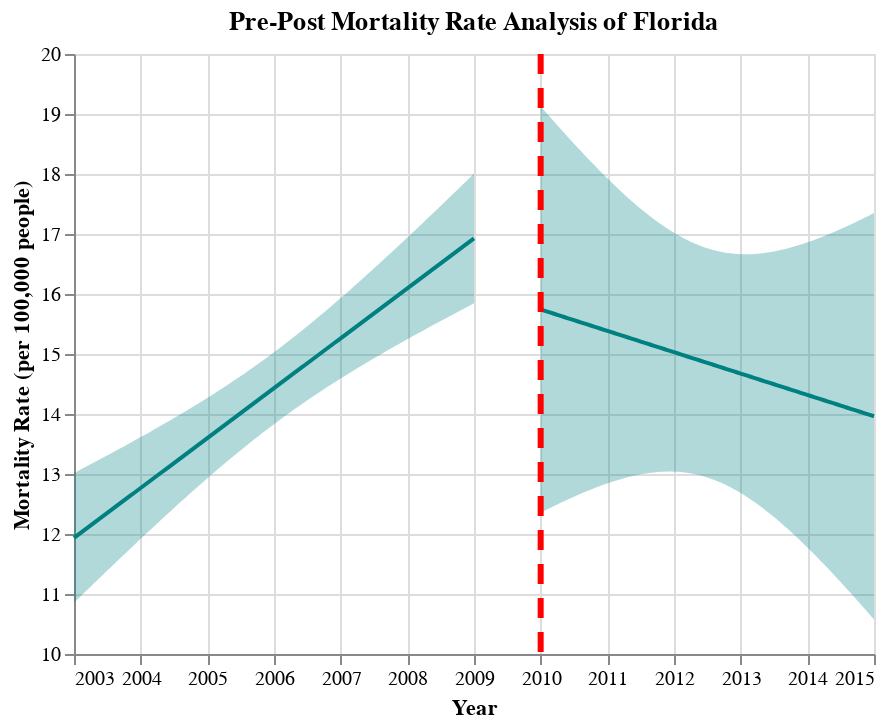

This figure's notebook cell:
### Code cell
## Generate Pre-Post Graphs for FL
fit, reg_chart_pre_FL = get_reg_fit_FL(
    death_data_FL_subset_grouped_pre, 
    yvar="average_deaths_state", 
    xvar="YEAR", 
    alpha=0.05
)
reg_chart_pre_FL

fit, reg_chart_post_FL = get_reg_fit_FL(
    death_data_FL_subset_grouped_post, 
    yvar="average_deaths_state", 
    xvar="YEAR", 
    alpha=0.05
)

## Create line post-policy implementation
line_2010 = alt.Chart(pd.DataFrame({'x': [2010]})).mark_rule(strokeDash=[10, 7], color = "red", strokeWidth=3).encode(x='x')

## Generate final pre-post graph for FL
pre_post_FL = reg_chart_pre_FL + reg_chart_post_FL + line_2010
pre_post_FL.properties(title="Pre-Post Mortality Rate Analysis of Florida")

### Figure 1 — Vega-Lite specification as saved in the notebook (floating-point values rounded to 4 significant figures)
{"config": {"view": {"continuousWidth": 400, "continuousHeight": 300}}, "layer": [{"mark": {"type": "errorband", "color": "teal"}, "encoding": {"x": {"field": "YEAR", "type": "quantitative"}, "y": {"field": "ci_low", "title": "", "type": "quantitative"}, "y2": {"field": "ci_high"}}}, {"mark": {"type": "line", "color": "teal"}, "encoding": {"x": {"axis": {"format": "T", "title": "Year"}, "field": "YEAR", "scale": {"zero": false}, "type": "quantitative"}, "y": {"field": "average_deaths_state", "scale": {"zero": false}, "title": "Mortality Rate (per 100,000 people)", "type": "quantitative"}}}, {"layer": [{"mark": {"type": "errorband", "color": "teal"}, "encoding": {"x": {"field": "YEAR", "type": "quantitative"}, "y": {"field": "ci_low", "title": "", "type": "quantitative"}, "y2": {"field": "ci_high"}}}, {"mark": {"type": "line", "color": "teal"}, "encoding": {"x": {"axis": {"format": "T", "title": "Year"}, "field": "YEAR", "scale": {"zero": false}, "type": "quantitative"}, "y": {"field": "average_deaths_state", "scale": {"zero": false}, "title": "Mortality Rate (per 100,000 people)", "type": "quantitative"}}}], "data": {"name": "data-a27660eb7bcb471c7d4d3f3e427fc8f0"}}, {"data": {"name": "data-c6a99109c809d7b1b46dbbb9b2adf5d2"}, "mark": {"type": "rule", "color": "red", "strokeDash": [10, 7], "strokeWidth": 3}, "encoding": {"x": {"field": "x", "type": "quantitative"}}}], "data": {"name": "data-9278f74356bc19846492eb199d1b339c"}, "title": "Pre-Post Mortality Rate Analysis of Florida", "$schema": "https://vega.github.io/schema/vega-lite/v4.17.0.json", "datasets": {"data-9278f74356bc19846492eb199d1b339c": [{"YEAR": 2003.0, "average_deaths_state": 11.94, "ci_low": 10.85, "ci_high": 13.02}, {"YEAR": 2003.0, "average_deaths_state": 11.98, "ci_low": 10.92, "ci_high": 13.05}, {"YEAR": 2003.0, "average_deaths_state": 12.03, "ci_low": 10.98, "ci_high": 13.09}, {"YEAR": 2003.0, "average_deaths_state": 12.08, "ci_low": 11.05, "ci_high": 13.12}, {"YEAR": 2003.0, "average_deaths_state": 12.13, "ci_low": 11.11, "ci_high": 13.16}, {"YEAR": 2003.0, "average_deaths_state": 12.18, "ci_low": 11.18, "ci_high": 13.19}, {"YEAR": 2003.0, "average_deaths_state": 12.23, "ci_low": 11.24, "ci_high": 13.23}, {"YEAR": 2003.0, "average_deaths_state": 12.28, "ci_low": 11.31, "ci_high": 13.26}, {"YEAR": 2003.0, "average_deaths_state": 12.33, "ci_low": 11.37, "ci_high": 13.3}, {"YEAR": 2004.0, "average_deaths_state": 12.38, "ci_low": 11.43, "ci_high": 13.33}, {"YEAR": 2004.0, "average_deaths_state": 12.43, "ci_low": 11.5, "ci_high": 13.37}, {"YEAR": 2004.0, "average_deaths_state": 12.48, "ci_low": 11.56, "ci_high": 13.41}, {"YEAR": 2004.0, "average_deaths_state": 12.53, "ci_low": 11.62, "ci_high": 13.44}, {"YEAR": 2004.0, "average_deaths_state": 12.58, "ci_low": 11.69, "ci_high": 13.48}, {"YEAR": 2004.0, "average_deaths_state": 12.63, "ci_low": 11.75, "ci_high": 13.52}, {"YEAR": 2004.0, "average_deaths_state": 12.68, "ci_low": 11.81, "ci_high": 13.55}, {"YEAR": 2004.0, "average_deaths_state": 12.73, "ci_low": 11.88, "ci_high": 13.59}, {"YEAR": 2004.0, "average_deaths_state": 12.78, "ci_low": 11.94, "ci_high": 13.63}, {"YEAR": 2004.0, "average_deaths_state": 12.83, "ci_low": 12.0, "ci_high": 13.66}, {"YEAR": 2004.0, "average_deaths_state": 12.88, "ci_low": 12.06, "ci_high": 13.7}, {"YEAR": 2004.0, "average_deaths_state": 12.93, "ci_low": 12.13, "ci_high": 13.74}, {"YEAR": 2004.0, "average_deaths_state": 12.98, "ci_low": 12.19, "ci_high": 13.78}, {"YEAR": 2004.0, "average_deaths_state": 13.03, "ci_low": 12.25, "ci_high": 13.82}, {"YEAR": 2004.0, "average_deaths_state": 13.08, "ci_low": 12.31, "ci_high": 13.85}, {"YEAR": 2004.0, "average_deaths_state": 13.13, "ci_low": 12.37, "ci_high": 13.89}, {"YEAR": 2004.0, "average_deaths_state": 13.18, "ci_low": 12.43, "ci_high": 13.93}, {"YEAR": 2005.0, "average_deaths_state": 13.23, "ci_low": 12.49, "ci_high": 13.97}, {"YEAR": 2005.0, "average_deaths_state": 13.28, "ci_low": 12.55, "ci_high": 14.01}, {"YEAR": 2005.0, "average_deaths_state": 13.33, "ci_low": 12.61, "ci_high": 14.05}, {"YEAR": 2005.0, "average_deaths_state": 13.38, "ci_low": 12.67, "ci_high": 14.09}, {"YEAR": 2005.0, "average_deaths_state": 13.43, "ci_low": 12.73, "ci_high": 14.13}, {"YEAR": 2005.0, "average_deaths_state": 13.48, "ci_low": 12.79, "ci_high": 14.17}, {"YEAR": 2005.0, "average_deaths_state": 13.53, "ci_low": 12.85, "ci_high": 14.21}, {"YEAR": 2005.0, "average_deaths_state": 13.58, "ci_low": 12.91, "ci_high": 14.25}, {"YEAR": 2005.0, "average_deaths_state": 13.63, "ci_low": 12.97, "ci_high": 14.3}, {"YEAR": 2005.0, "average_deaths_state": 13.68, "ci_low": 13.02, "ci_high": 14.34}, {"YEAR": 2005.0, "average_deaths_state": 13.73, "ci_low": 13.08, "ci_high": 14.38}, {"YEAR": 2005.0, "average_deaths_state": 13.78, "ci_low": 13.14, "ci_high": 14.43}, {"YEAR": 2005.0, "average_deaths_state": 13.83, "ci_low": 13.19, "ci_high": 14.47}, {"YEAR": 2005.0, "average_deaths_state": 13.88, "ci_low": 13.25, "ci_high": 14.51}, {"YEAR": 2005.0, "average_deaths_state": 13.93, "ci_low": 13.31, "ci_high": 14.56}, {"YEAR": 2005.0, "average_deaths_state": 13.98, "ci_low": 13.36, "ci_high": 14.6}, {"YEAR": 2006.0, "average_deaths_state": 14.03, "ci_low": 13.41, "ci_high": 14.65}, {"YEAR": 2006.0, "average_deaths_state": 14.08, "ci_low": 13.47, "ci_high": 14.69}, {"YEAR": 2006.0, "average_deaths_state": 14.13, "ci_low": 13.52, "ci_high": 14.74}, {"YEAR": 2006.0, "average_deaths_state": 14.18, "ci_low": 13.57, "ci_high": 14.79}, {"YEAR": 2006.0, "average_deaths_state": 14.23, "ci_low": 13.63, "ci_high": 14.83}, {"YEAR": 2006.0, "average_deaths_state": 14.28, "ci_low": 13.68, "ci_high": 14.88}, {"YEAR": 2006.0, "average_deaths_state": 14.33, "ci_low": 13.73, "ci_high": 14.93}, {"YEAR": 2006.0, "average_deaths_state": 14.38, "ci_low": 13.78, "ci_high": 14.98}, {"YEAR": 2006.0, "average_deaths_state": 14.43, "ci_low": 13.83, "ci_high": 15.03}, {"YEAR": 2006.0, "average_deaths_state": 14.48, "ci_low": 13.88, "ci_high": 15.08}, {"YEAR": 2006.0, "average_deaths_state": 14.53, "ci_low": 13.93, "ci_high": 15.13}, {"YEAR": 2006.0, "average_deaths_state": 14.58, "ci_low": 13.98, "ci_high": 15.18}, {"YEAR": 2006.0, "average_deaths_state": 14.63, "ci_low": 14.03, "ci_high": 15.23}, {"YEAR": 2006.0, "average_deaths_state": 14.68, "ci_low": 14.07, "ci_high": 15.29}, {"YEAR": 2006.0, "average_deaths_state": 14.73, "ci_low": 14.12, "ci_high": 15.34}, {"YEAR": 2006.0, "average_deaths_state": 14.78, "ci_low": 14.17, "ci_high": 15.39}, {"YEAR": 2006.0, "average_deaths_state": 14.83, "ci_low": 14.21, "ci_high": 15.45}, {"YEAR": 2007.0, "average_deaths_state": 14.88, "ci_low": 14.26, "ci_high": 15.5}, {"YEAR": 2007.0, "average_deaths_state": 14.93, "ci_low": 14.3, "ci_high": 15.56}, {"YEAR": 2007.0, "average_deaths_state": 14.98, "ci_low": 14.35, "ci_high": 15.61}, {"YEAR": 2007.0, "average_deaths_state": 15.03, "ci_low": 14.39, "ci_high": 15.67}, {"YEAR": 2007.0, "average_deaths_state": 15.08, "ci_low": 14.44, "ci_high": 15.72}, {"YEAR": 2007.0, "average_deaths_state": 15.13, "ci_low": 14.48, "ci_high": 15.78}, {"YEAR": 2007.0, "average_deaths_state": 15.18, "ci_low": 14.52, "ci_high": 15.84}, {"YEAR": 2007.0, "average_deaths_state": 15.23, "ci_low": 14.56, "ci_high": 15.89}, {"YEAR": 2007.0, "average_deaths_state": 15.28, "ci_low": 14.61, "ci_high": 15.95}, {"YEAR": 2007.0, "average_deaths_state": 15.33, "ci_low": 14.65, "ci_high": 16.01}, {"YEAR": 2007.0, "average_deaths_state": 15.38, "ci_low": 14.69, "ci_high": 16.07}, {"YEAR": 2007.0, "average_deaths_state": 15.43, "ci_low": 14.73, "ci_high": 16.13}, {"YEAR": 2007.0, "average_deaths_state": 15.48, "ci_low": 14.77, "ci_high": 16.19}, {"YEAR": 2007.0, "average_deaths_state": 15.53, "ci_low": 14.81, "ci_high": 16.25}, {"YEAR": 2007.0, "average_deaths_state": 15.58, "ci_low": 14.85, "ci_high": 16.31}, {"YEAR": 2007.0, "average_deaths_state": 15.63, "ci_low": 14.89, "ci_high": 16.37}, {"YEAR": 2007.0, "average_deaths_state": 15.68, "ci_low": 14.93, "ci_high": 16.43}, {"YEAR": 2008.0, "average_deaths_state": 15.73, "ci_low": 14.97, "ci_high": 16.49}, {"YEAR": 2008.0, "average_deaths_state": 15.78, "ci_low": 15.01, "ci_high": 16.55}, {"YEAR": 2008.0, "average_deaths_state": 15.83, "ci_low": 15.04, "ci_high": 16.61}, {"YEAR": 2008.0, "average_deaths_state": 15.88, "ci_low": 15.08, "ci_high": 16.67}, {"YEAR": 2008.0, "average_deaths_state": 15.93, "ci_low": 15.12, "ci_high": 16.73}, {"YEAR": 2008.0, "average_deaths_state": 15.98, "ci_low": 15.16, "ci_high": 16.8}, {"YEAR": 2008.0, "average_deaths_state": 16.03, "ci_low": 15.2, "ci_high": 16.86}, {"YEAR": 2008.0, "average_deaths_state": 16.08, "ci_low": 15.23, "ci_high": 16.92}, {"YEAR": 2008.0, "average_deaths_state": 16.13, "ci_low": 15.27, "ci_high": 16.98}, {"YEAR": 2008.0, "average_deaths_state": 16.18, "ci_low": 15.31, "ci_high": 17.05}, {"YEAR": 2008.0, "average_deaths_state": 16.23, "ci_low": 15.34, "ci_high": 17.11}, {"YEAR": 2008.0, "average_deaths_state": 16.28, "ci_low": 15.38, "ci_high": 17.17}, {"YEAR": 2008.0, "average_deaths_state": 16.33, "ci_low": 15.42, "ci_high": 17.24}, {"YEAR": 2008.0, "average_deaths_state": 16.38, "ci_low": 15.45, "ci_high": 17.3}, {"YEAR": 2008.0, "average_deaths_state": 16.43, "ci_low": 15.49, "ci_high": 17.36}, {"YEAR": 2008.0, "average_deaths_state": 16.48, "ci_low": 15.53, "ci_high": 17.43}, {"YEAR": 2009.0, "average_deaths_state": 16.53, "ci_low": 15.56, "ci_high": 17.49}, {"YEAR": 2009.0, "average_deaths_state": 16.58, "ci_low": 15.6, "ci_high": 17.55}, {"YEAR": 2009.0, "average_deaths_state": 16.63, "ci_low": 15.63, "ci_high": 17.62}, {"YEAR": 2009.0, "average_deaths_state": 16.68, "ci_low": 15.67, "ci_high": 17.68}, {"YEAR": 2009.0, "average_deaths_state": 16.73, "ci_low": 15.7, "ci_high": 17.75}, {"YEAR": 2009.0, "average_deaths_state": 16.78, "ci_low": 15.74, "ci_high": 17.81}, {"YEAR": 2009.0, "average_deaths_state": 16.83, "ci_low": 15.77, "ci_high": 17.88}, {"YEAR": 2009.0, "average_deaths_state": 16.88, "ci_low": 15.81, "ci_high": 17.94}, {"YEAR": 2009.0, "average_deaths_state": 16.93, "ci_low": 15.84, "ci_high": 18.01}], "data-a27660eb7bcb471c7d4d3f3e427fc8f0": [{"YEAR": 2010.0, "average_deaths_state": 15.74, "ci_low": 12.35, "ci_high": 19.13}, {"YEAR": 2010.0, "average_deaths_state": 15.72, "ci_low": 12.38, "ci_high": 19.06}, {"YEAR": 2010.0, "average_deaths_state": 15.71, "ci_low": 12.41, "ci_high": 19.0}, {"YEAR": 2010.0, "average_deaths_state": 15.69, "ci_low": 12.44, "ci_high": 18.94}, {"YEAR": 2010.0, "average_deaths_state": 15.67, "ci_low": 12.47, "ci_high": 18.87}, {"YEAR": 2010.0, "average_deaths_state": 15.65, "ci_low": 12.49, "ci_high": 18.81}, {"YEAR": 2010.0, "average_deaths_state": 15.63, "ci_low": 12.52, "ci_high": 18.75}, {"YEAR": 2010.0, "average_deaths_state": 15.62, "ci_low": 12.55, "ci_high": 18.69}, {"YEAR": 2010.0, "average_deaths_state": 15.6, "ci_low": 12.57, "ci_high": 18.63}, {"YEAR": 2010.0, "average_deaths_state": 15.58, "ci_low": 12.6, "ci_high": 18.57}, {"YEAR": 2010.0, "average_deaths_state": 15.56, "ci_low": 12.62, "ci_high": 18.51}, {"YEAR": 2011.0, "average_deaths_state": 15.55, "ci_low": 12.65, "ci_high": 18.45}, {"YEAR": 2011.0, "average_deaths_state": 15.53, "ci_low": 12.67, "ci_high": 18.39}, {"YEAR": 2011.0, "average_deaths_state": 15.51, "ci_low": 12.69, "ci_high": 18.33}, {"YEAR": 2011.0, "average_deaths_state": 15.49, "ci_low": 12.72, "ci_high": 18.27}, {"YEAR": 2011.0, "average_deaths_state": 15.47, "ci_low": 12.74, "ci_high": 18.21}, {"YEAR": 2011.0, "average_deaths_state": 15.46, "ci_low": 12.76, "ci_high": 18.15}, {"YEAR": 2011.0, "average_deaths_state": 15.44, "ci_low": 12.78, "ci_high": 18.1}, {"YEAR": 2011.0, "average_deaths_state": 15.42, "ci_low": 12.8, "ci_high": 18.04}, {"YEAR": 2011.0, "average_deaths_state": 15.4, "ci_low": 12.82, "ci_high": 17.98}, {"YEAR": 2011.0, "average_deaths_state": 15.39, "ci_low": 12.84, "ci_high": 17.93}, {"YEAR": 2011.0, "average_deaths_state": 15.37, "ci_low": 12.86, "ci_high": 17.87}, {"YEAR": 2011.0, "average_deaths_state": 15.35, "ci_low": 12.88, "ci_high": 17.82}, {"YEAR": 2011.0, "average_deaths_state": 15.33, "ci_low": 12.9, "ci_high": 17.77}, {"YEAR": 2011.0, "average_deaths_state": 15.31, "ci_low": 12.91, "ci_high": 17.72}, {"YEAR": 2011.0, "average_deaths_state": 15.3, "ci_low": 12.93, "ci_high": 17.66}, {"YEAR": 2011.0, "average_deaths_state": 15.28, "ci_low": 12.94, "ci_high": 17.61}, {"YEAR": 2011.0, "average_deaths_state": 15.26, "ci_low": 12.96, "ci_high": 17.56}, {"YEAR": 2011.0, "average_deaths_state": 15.24, "ci_low": 12.97, "ci_high": 17.52}, {"YEAR": 2011.0, "average_deaths_state": 15.23, "ci_low": 12.98, "ci_high": 17.47}, {"YEAR": 2011.0, "average_deaths_state": 15.21, "ci_low": 12.99, "ci_high": 17.42}, {"YEAR": 2012.0, "average_deaths_state": 15.19, "ci_low": 13.0, "ci_high": 17.38}, {"YEAR": 2012.0, "average_deaths_state": 15.17, "ci_low": 13.01, "ci_high": 17.33}, {"YEAR": 2012.0, "average_deaths_state": 15.15, "ci_low": 13.02, "ci_high": 17.29}, {"YEAR": 2012.0, "average_deaths_state": 15.14, "ci_low": 13.03, "ci_high": 17.25}, {"YEAR": 2012.0, "average_deaths_state": 15.12, "ci_low": 13.03, "ci_high": 17.21}, {"YEAR": 2012.0, "average_deaths_state": 15.1, "ci_low": 13.04, "ci_high": 17.17}, {"YEAR": 2012.0, "average_deaths_state": 15.08, "ci_low": 13.04, "ci_high": 17.13}, {"YEAR": 2012.0, "average_deaths_state": 15.07, "ci_low": 13.04, "ci_high": 17.09}, {"YEAR": 2012.0, "average_deaths_state": 15.05, "ci_low": 13.04, "ci_high": 17.05}, {"YEAR": 2012.0, "average_deaths_state": 15.03, "ci_low": 13.04, "ci_high": 17.02}, {"YEAR": 2012.0, "average_deaths_state": 15.01, "ci_low": 13.04, "ci_high": 16.99}, {"YEAR": 2012.0, "average_deaths_state": 14.99, "ci_low": 13.03, "ci_high": 16.96}, {"YEAR": 2012.0, "average_deaths_state": 14.98, "ci_low": 13.03, "ci_high": 16.93}, {"YEAR": 2012.0, "average_deaths_state": 14.96, "ci_low": 13.02, "ci_high": 16.9}, {"YEAR": 2012.0, "average_deaths_state": 14.94, "ci_low": 13.01, "ci_high": 16.87}, {"YEAR": 2012.0, "average_deaths_state": 14.92, "ci_low": 13.0, "ci_high": 16.85}, {"YEAR": 2012.0, "average_deaths_state": 14.91, "ci_low": 12.99, "ci_high": 16.82}, {"YEAR": 2012.0, "average_deaths_state": 14.89, "ci_low": 12.97, "ci_high": 16.8}, {"YEAR": 2012.0, "average_deaths_state": 14.87, "ci_low": 12.96, "ci_high": 16.78}, {"YEAR": 2012.0, "average_deaths_state": 14.85, "ci_low": 12.94, "ci_high": 16.76}, {"YEAR": 2013.0, "average_deaths_state": 14.83, "ci_low": 12.92, "ci_high": 16.75}, {"YEAR": 2013.0, "average_deaths_state": 14.82, "ci_low": 12.9, "ci_high": 16.73}, {"YEAR": 2013.0, "average_deaths_state": 14.8, "ci_low": 12.88, "ci_high": 16.72}, {"YEAR": 2013.0, "average_deaths_state": 14.78, "ci_low": 12.86, "ci_high": 16.7}, {"YEAR": 2013.0, "average_deaths_state": 14.76, "ci_low": 12.83, "ci_high": 16.69}, {"YEAR": 2013.0, "average_deaths_state": 14.75, "ci_low": 12.81, "ci_high": 16.68}, {"YEAR": 2013.0, "average_deaths_state": 14.73, "ci_low": 12.78, "ci_high": 16.68}, {"YEAR": 2013.0, "average_deaths_state": 14.71, "ci_low": 12.75, "ci_high": 16.67}, {"YEAR": 2013.0, "average_deaths_state": 14.69, "ci_low": 12.72, "ci_high": 16.67}, {"YEAR": 2013.0, "average_deaths_state": 14.67, "ci_low": 12.68, "ci_high": 16.66}, {"YEAR": 2013.0, "average_deaths_state": 14.66, "ci_low": 12.65, "ci_high": 16.66}, {"YEAR": 2013.0, "average_deaths_state": 14.64, "ci_low": 12.61, "ci_high": 16.66}, {"YEAR": 2013.0, "average_deaths_state": 14.62, "ci_low": 12.58, "ci_high": 16.66}, {"YEAR": 2013.0, "average_deaths_state": 14.6, "ci_low": 12.54, "ci_high": 16.67}, {"YEAR": 2013.0, "average_deaths_state": 14.58, "ci_low": 12.5, "ci_high": 16.67}, {"YEAR": 2013.0, "average_deaths_state": 14.57, "ci_low": 12.46, "ci_high": 16.68}, {"YEAR": 2013.0, "average_deaths_state": 14.55, "ci_low": 12.42, "ci_high": 16.68}, {"YEAR": 2013.0, "average_deaths_state": 14.53, "ci_low": 12.37, "ci_high": 16.69}, {"YEAR": 2013.0, "average_deaths_state": 14.51, "ci_low": 12.33, "ci_high": 16.7}, {"YEAR": 2013.0, "average_deaths_state": 14.5, "ci_low": 12.28, "ci_high": 16.71}, {"YEAR": 2014.0, "average_deaths_state": 14.48, "ci_low": 12.24, "ci_high": 16.72}, {"YEAR": 2014.0, "average_deaths_state": 14.46, "ci_low": 12.19, "ci_high": 16.73}, {"YEAR": 2014.0, "average_deaths_state": 14.44, "ci_low": 12.14, "ci_high": 16.75}, {"YEAR": 2014.0, "average_deaths_state": 14.42, "ci_low": 12.09, "ci_high": 16.76}, {"YEAR": 2014.0, "average_deaths_state": 14.41, "ci_low": 12.04, "ci_high": 16.77}, {"YEAR": 2014.0, "average_deaths_state": 14.39, "ci_low": 11.99, "ci_high": 16.79}, {"YEAR": 2014.0, "average_deaths_state": 14.37, "ci_low": 11.94, "ci_high": 16.81}, {"YEAR": 2014.0, "average_deaths_state": 14.35, "ci_low": 11.88, "ci_high": 16.82}, {"YEAR": 2014.0, "average_deaths_state": 14.34, "ci_low": 11.83, "ci_high": 16.84}, {"YEAR": 2014.0, "average_deaths_state": 14.32, "ci_low": 11.78, "ci_high": 16.86}, {"YEAR": 2014.0, "average_deaths_state": 14.3, "ci_low": 11.72, "ci_high": 16.88}, {"YEAR": 2014.0, "average_deaths_state": 14.28, "ci_low": 11.66, "ci_high": 16.9}, {"YEAR": 2014.0, "average_deaths_state": 14.26, "ci_low": 11.61, "ci_high": 16.92}, {"YEAR": 2014.0, "average_deaths_state": 14.25, "ci_low": 11.55, "ci_high": 16.94}, {"YEAR": 2014.0, "average_deaths_state": 14.23, "ci_low": 11.49, "ci_high": 16.96}, {"YEAR": 2014.0, "average_deaths_state": 14.21, "ci_low": 11.44, "ci_high": 16.99}, {"YEAR": 2014.0, "average_deaths_state": 14.19, "ci_low": 11.38, "ci_high": 17.01}, {"YEAR": 2014.0, "average_deaths_state": 14.18, "ci_low": 11.32, "ci_high": 17.03}, {"YEAR": 2014.0, "average_deaths_state": 14.16, "ci_low": 11.26, "ci_high": 17.06}, {"YEAR": 2014.0, "average_deaths_state": 14.14, "ci_low": 11.2, "ci_high": 17.08}, {"YEAR": 2015.0, "average_deaths_state": 14.12, "ci_low": 11.14, "ci_high": 17.11}, {"YEAR": 2015.0, "average_deaths_state": 14.1, "ci_low": 11.08, "ci_high": 17.13}, {"YEAR": 2015.0, "average_deaths_state": 14.09, "ci_low": 11.02, "ci_high": 17.16}, {"YEAR": 2015.0, "average_deaths_state": 14.07, "ci_low": 10.95, "ci_high": 17.18}, {"YEAR": 2015.0, "average_deaths_state": 14.05, "ci_low": 10.89, "ci_high": 17.21}, {"YEAR": 2015.0, "average_deaths_state": 14.03, "ci_low": 10.83, "ci_high": 17.24}, {"YEAR": 2015.0, "average_deaths_state": 14.02, "ci_low": 10.77, "ci_high": 17.26}, {"YEAR": 2015.0, "average_deaths_state": 14.0, "ci_low": 10.7, "ci_high": 17.29}, {"YEAR": 2015.0, "average_deaths_state": 13.98, "ci_low": 10.64, "ci_high": 17.32}, {"YEAR": 2015.0, "average_deaths_state": 13.96, "ci_low": 10.58, "ci_high": 17.35}], "data-c6a99109c809d7b1b46dbbb9b2adf5d2": [{"x": 2010}]}}
